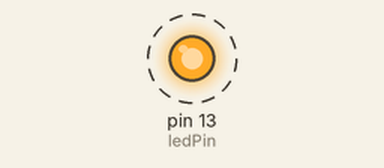
Recording of a sketch running on a simulated Arduino Uno, built for the host (arithmetic inside an expression is 32-bit, double 64-bit). Shown: output pins drawn as LEDs (lit = HIGH). Dashed ring = blinking.

Above: at 0.5 s.
Timing chart, 0 to 4.6 s (numbered marks = the images above):
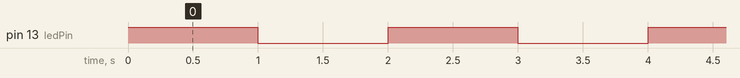

Measured:
- by itself, pin 13 (ledPin): alternates HIGH for 1.0 s and LOW for 1.0 s

The sketch:

arduino_breadboard_blink.ino
```cpp
// Do not remove the include below
#include "arduino_breadboard_blink.h"

const int ledPin =  13;

//The setup function is called once at startup of the sketch
void setup() {
  pinMode(ledPin, OUTPUT);
}

// The loop function is called in an endless loop
void loop() {
  digitalWrite(ledPin, HIGH); // turn the LED on (HIGH is the voltage level)
  delay(1000);                 // wait for a second
  digitalWrite(ledPin, LOW);  // turn the LED off by making the voltage LOW
  delay(1000);                 // wait for a second
}
```

arduino_breadboard_blink.h
```cpp
// Only modify this file to include
// - function definitions (prototypes)
// - include files
// - extern variable definitions
// In the appropriate section

#ifndef _arduino_breadboard_blink_H_
#define _arduino_breadboard_blink_H_
#include "Arduino.h"
//add your includes for the project arduino_breadboard_blink here


//end of add your includes here
#ifdef __cplusplus
extern "C" {
#endif
void loop();
void setup();
#ifdef __cplusplus
} // extern "C"
#endif

//add your function definitions for the project arduino_breadboard_blink here


//Do not add code below this line
#endif /* _arduino_breadboard_blink_H_ */
```
